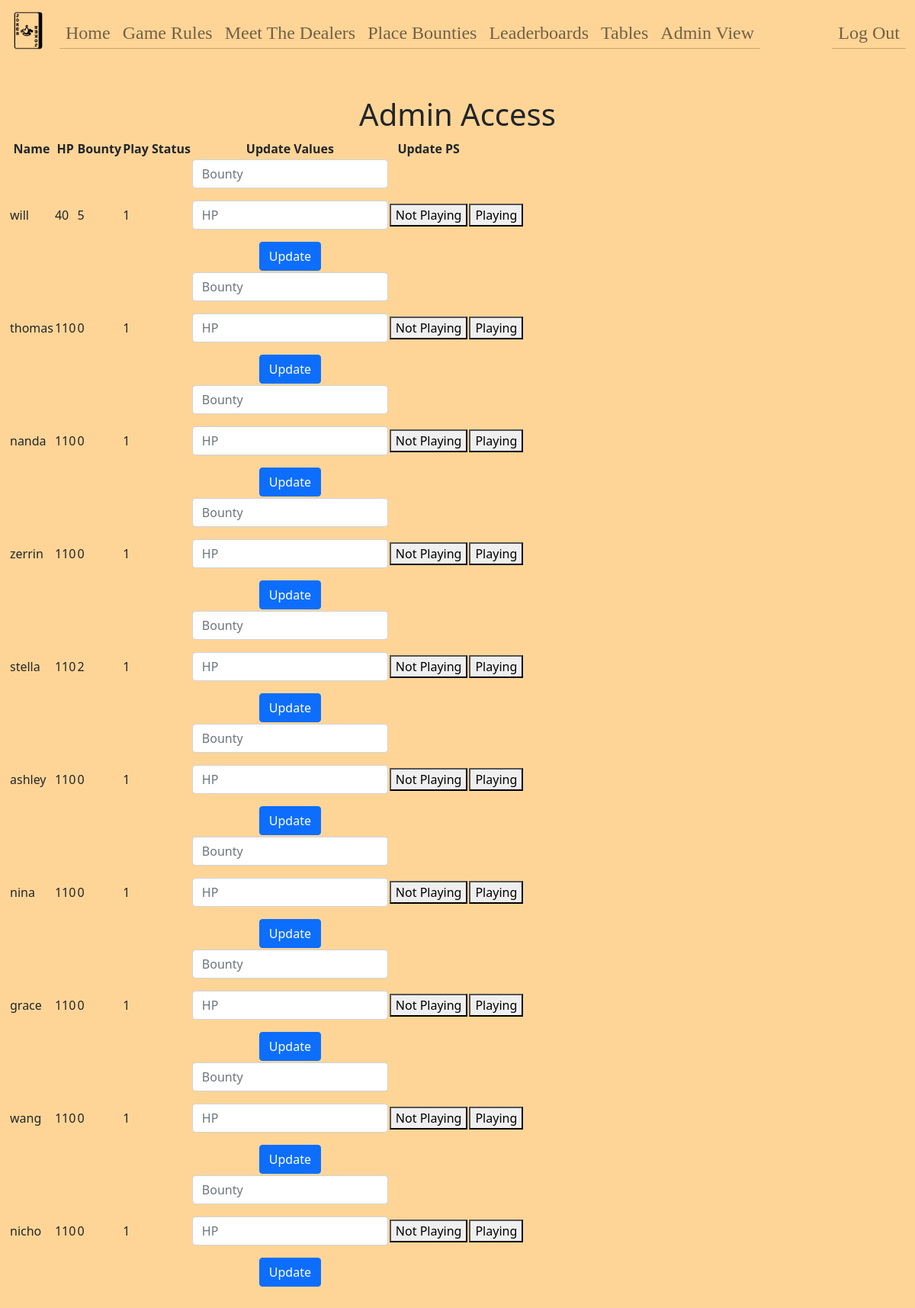
The page /admin (signed in) on the database its author committed.
### tables this page shows
CREATE TABLE users (
  id INTEGER PRIMARY KEY AUTOINCREMENT,
  name TEXT NOT NULL,
  hash TEXT NOT NULL,
  email TEXT,
  hp INTEGER DEFAULT 100 NOT NULL,
  bounty INTEGER DEFAULT 0 NOT NULL,
  lucky INTEGER DEFAULT 0 NOT NULL,
  playing INTEGER DEFAULT 0 NOT NULL,
  dealing INTEGER DEFAULT 0 NOT NULL,
  permission INTEGER DEFAULT 0 NOT NULL,
  poker INTEGER DEFAULT 0 NOT NULL,
  tableid INTEGER DEFAULT 0 NOT NULL
);

### app.py (the view)
@app.route("/admin", methods=["GET", "POST"])
@login_required
def admin():
    if request.method == "POST":
        bounty = request.form.get("bounty")
        hp = request.form.get("hp")
        updateid = request.form.get("updateid")
        id = request.form.get("id")
        idplay = request.form.get("idplay")
        if bounty:
            db.execute("UPDATE users SET bounty = ? WHERE id = ?", bounty, updateid)
        if hp:
            db.execute("UPDATE users SET hp = ? WHERE id = ?", hp, updateid)
        if id:
            db.execute("UPDATE users SET playing = 0 WHERE id = ?", id)
        if idplay:
            db.execute("UPDATE users SET playing = 1, hp = hp + 10 WHERE id = ?", idplay)
        persons = db.execute("SELECT * FROM users")
        return render_template("admin.html", persons=persons)
    else:
        persons = db.execute("SELECT * FROM users")
        return render_template("admin.html", persons=persons)

### app.py (called while the page is built)
@app.after_request
def after_request(response):
    response.headers["Cache-Control"] = "no-cache, no-store, must-revalidate"
    response.headers["Expires"] = 0
    response.headers["Pragma"] = "no-cache"
    return response

### helpers.py (called while the page is built)
def login_required(f):
    @wraps(f)
    def decorated_function(*args, **kwargs):
        if session.get("user_id") is None:
            return redirect("/login")
        return f(*args, **kwargs)
    return decorated_function

### templates/admin.html (shortened to what this page needs)
{% extends "layout.html" %}
{% block main %}
    {% if session["admin"] == 1 %}
    <h1>Admin Access</h1>
    <table>
        <thead>
            <tr>
                <th>Name</th>
                <th>HP</th>
                <th>Bounty</th>
                <th>Play Status</th>
                <th>Update Values</th>
                <th>Update PS</th>
            </tr>
        </thead>
        <tbody>
        {% for person in persons %}
            <tr class="">
                <td class="text-start">{{ person["name"] }}</td>
                <td class="text-start">{{ person["hp"] }}</td>
                <td class="text-start">{{ person["bounty"] }}</td>
                <td class="text-start">{{ person["playing"] }}</td>
                <td>
                    <form action="/admin" method="post">
                        <div class="mb-3">
                            <input autocomplete="off" autofocus class="form-control mx-auto w-auto" id="bounty" name="bounty" placeholder="Bounty" type="number" min="0">
                        </div>
                        <div class="mb-3">
                            <input autocomplete="off" autofocus class="form-control mx-auto w-auto" id="hp" name="hp" placeholder="HP" type="number" min="0">
                        </div>
                        <button class="btn btn-primary" type="submit">Update</button>
                    </form>
                </td>
                <td>
                    <form action="/admin" method="post">
                        <button type="submit">Not Playing</button>
                    </form>
                </td>
                <td>
                    <form action="/admin" method="post">
                        <button type="submit">Playing</button>
                    </form>
                </td>
            </tr>
        {% endfor %}
        </tbody>
    </table>
    {% else %}
    <div>
        You can't access this page you smooth-brained neanderthal
    </div>
    {% endif %}
{% endblock %}

### static/styles.css (style rules this page uses)
body { background-color: #FFD597; }

### rows shown on the page
users: name "will", hp "40", bounty "5", playing "1"
users: name "thomas", hp "110", bounty "0", playing "1"
users: name "nanda", hp "110", bounty "0", playing "1"
users: name "zerrin", hp "110", bounty "0", playing "1"
users: name "stella", hp "110", bounty "2", playing "1"
users: name "ashley", hp "110", bounty "0", playing "1"
users: name "nina", hp "110", bounty "0", playing "1"
users: name "grace", hp "110", bounty "0", playing "1"
users: name "wang", hp "110", bounty "0", playing "1"
users: name "nicho", hp "110", bounty "0", playing "1"
